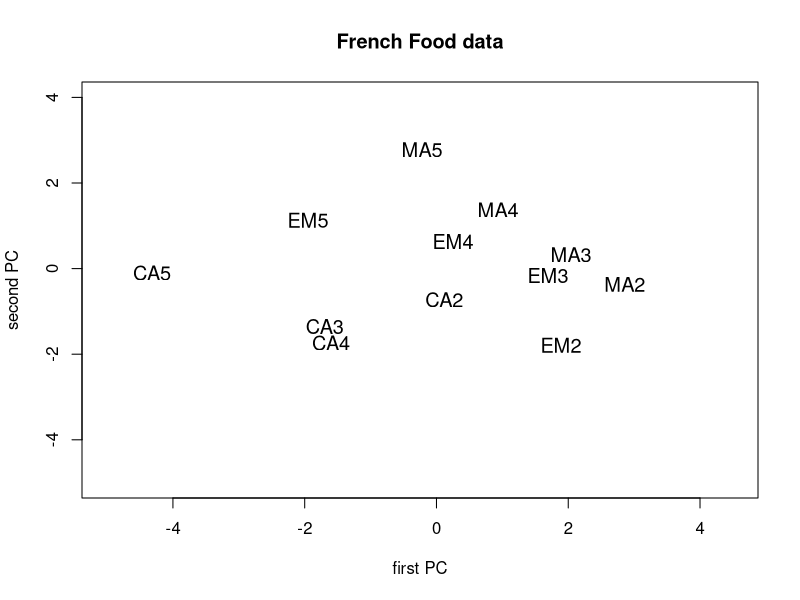
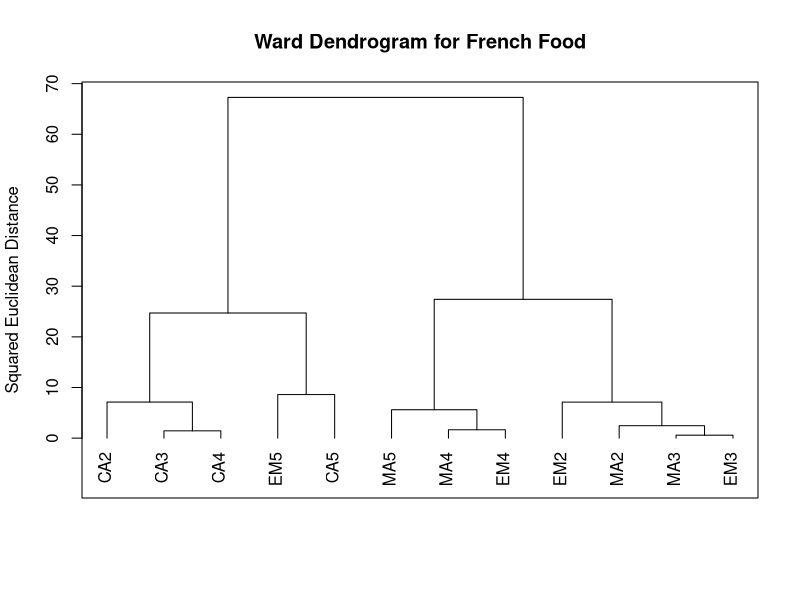
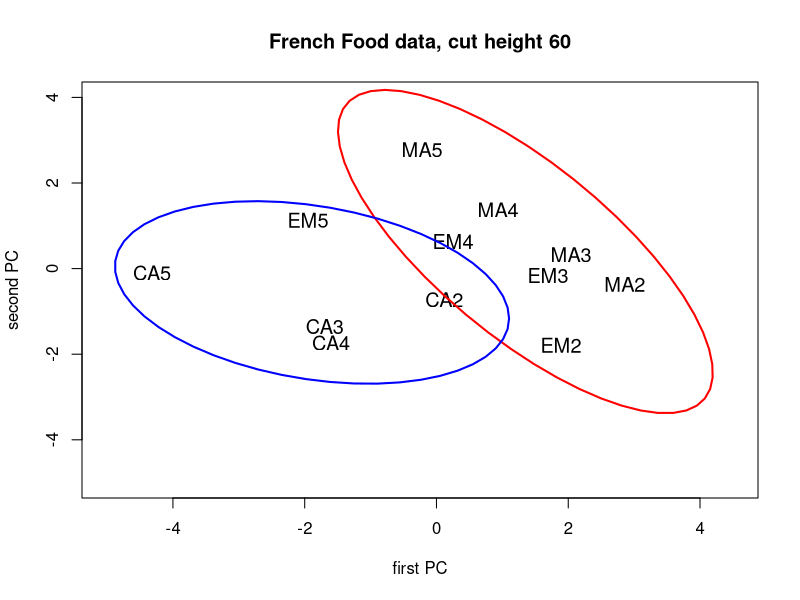

Here is the R script that generated these plots, in order:
# −−−−−−−−−−−−−−−−−−−−−−−−−−−−−−−−−−−−−−−−−−−−−−−−−−−−−−
# Name of QuantLet : MVAclusfood
# −−−−−−−−−−−−−−−−−−−−−−−−−−−−−−−−−−−−−−−−−−−−−−−−−−−−−−
# Published in : Applied Multivariate Statistical Analysis
# −−−−−−−−−−−−−−−−−−−−−−−−−−−−−−−−−−−−−−−−−−−−−−−−−−−−−−
# Description : Performs cluster analysis for the french food data
# after standardization of the variables. 
# −−−−−−−−−−−−−−−−−−−−−−−−−−−−−−−−−−−−−−−−−−−−−−−−−−−−−−
# Keywords : cluster-analysis, plot, graphical representation, 
# distance, euclidean, data visualization, dendrogram,
# principal-components, pca, standardization
# −−−−−−−−−−−−−−−−−−−−−−−−−−−−−−−−−−−−−−−−−−−−−−−−−−−−−−
# See also : MVAclus8p, MVAclusbank, MVAspecclust, MVAclusbh, 
# MVAclususcrime, SMSclus8p, SMSclus8pd, SMSclus8pmst2, 
# SMSclusbank, SMScluscomp, SMScluscrime, SMScluscrimechi2, 
# SMSclushealth
# −−−−−−−−−−−−−−−−−−−−−−−−−−−−−−−−−−−−−−−−−−−−−−−−−−−−−−
# Author : Zografia Anastasiadou, Simon Trimborn
# −−−−−−−−−−−−−−−−−−−−−−−−−−−−−−−−−−−−−−−−−−−−−−−−−−−−−−
# Submitted : Sun, September 07 2014 by Awdesch Melzer
# −−−−−−−−−−−−−−−−−−−−−−−−−−−−−−−−−−−−−−−−−−−−−−−−−−−−−−
# Datafile : food.dat
# −−−−−−−−−−−−−−−−−−−−−−−−−−−−−−−−−−−−−−−−−−−−−−−−−−−−−−
# Example 1: First vs second PC 
# −−−−−−−−−−−−−−−−−−−−−−−−−−−−−−−−−−−−−−−−−−−−−−−−−−−−−−
# Example 2: The dendrogram for the French food expenditures 
# after applying the Ward algorithm
# −−−−−−−−−−−−−−−−−−−−−−−−−−−−−−−−−−−−−−−−−−−−−−−−−−−−−−
# Example 3: First vs second PC with clusters
# −−−−−−−−−−−−−−−−−−−−−−−−−−−−−−−−−−−−−−−−−−−−−−−−−−−−−−

# clear all variables
rm(list = ls(all = TRUE))
graphics.off()

# install and load packages
libraries = c("car")
lapply(libraries, function(x) if (!(x %in% installed.packages())) {
    install.packages(x)
})
lapply(libraries, library, quietly = TRUE, character.only = TRUE)

# load data
fooddat = read.table("food.dat")
food    = fooddat[, -1]                         # delete the first column (types of families)
rownames(food) = c("MA2", "EM2", "CA2", "MA3", "EM3", "CA3", "MA4", "EM4", "CA4", 
    "MA5", "EM5", "CA5")                        # define types of families
f       = scale(food)                           # standardize variables

# PCA
mean = as.vector(colMeans(f))
m    = matrix(mean, nrow(f), NROW(mean), byrow = T)
x    = f - m
eig  = eigen(cov(x))  # spectral decomposition  
eva  = eig$values
eve  = eig$vectors
xm   = as.matrix(x)
y    = xm %*% eve
ym   = y[, 1:2]       # first two eigenvectors

# Plot 1: PCA
dev.new()
plot(ym, type = "n", xlab = "first PC", ylab = "second PC", main = "French Food data", 
    ylim = c(-5, 4), xlim = c(-5, 4.5))
text(ym[, 1], ym[, 2], rownames(f), cex = 1.2)

d  = dist(f, "euclidean", p = 2)      # euclidean distance matrix
dd = d^2                              # squared euclidean distance matrix                                  
w  = hclust(dd, method = "ward.D")    # cluster analysis with ward algorithm

# Plot 2: Dendrogram for the standardized food.dat after Ward algorithm
dev.new()
plot(w, hang = -0.1, frame.plot = TRUE, ann = FALSE)
title(main = "Ward Dendrogram for French Food", ylab = "Squared Euclidean Distance")

groups = cutree(w, h = 60)
merg   = matrix(c(ym, as.matrix(groups)), nrow = 12, ncol = 3)
merg   = merg[sort.list(merg[, 3]), ]
merg1  = merg[1:7, 1:2]
merg2  = merg[8:12, 1:2]

# Plot 3: PCA with clusters
dev.new()
plot(ym, type = "n", xlab = "first PC", ylab = "second PC", main = "French Food data, cut height 60", 
    ylim = c(-5, 4), xlim = c(-5, 4.5))
text(ym[, 1], ym[, 2], rownames(f), cex = 1.2)
dataEllipse(x = merg1[, 1], y = merg1[, 2], center.pch = 0, col = "red", plot.points = F, 
    add = T, levels = 0.9)
dataEllipse(x = merg2[, 1], y = merg2[, 2], center.pch = 0, col = "blue", plot.points = F, 
    add = T, levels = 0.72) 
